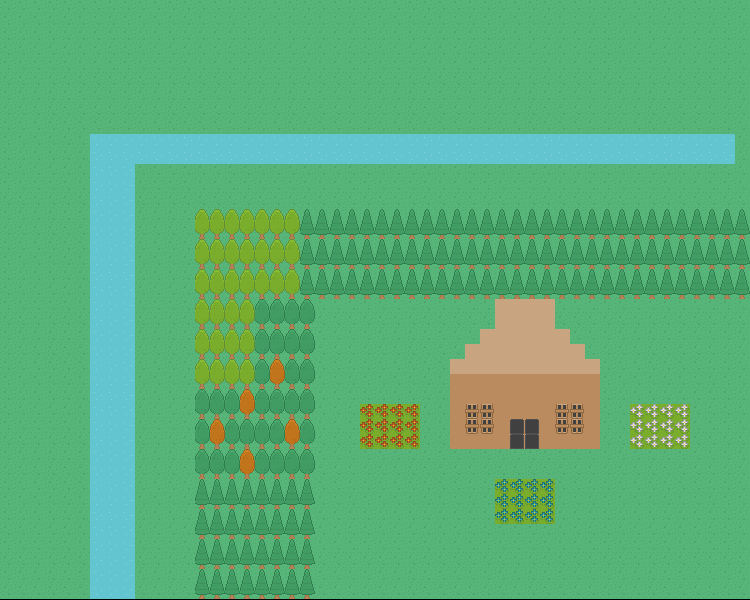

A level layout from a 2D game, rendered from its tile map. Below: a short description, then the map file with tile-grid data replaced by summaries:
An orthogonal 50x40 tile map with 15x15 px tiles, 6 tile layers (Base ground, Trees, Water, Buildings, ...).

<map version="1.10" tiledversion="1.11.2" orientation="orthogonal" renderorder="right-down" width="50" height="40" tilewidth="15" tileheight="15" infinite="0" nextlayerid="10" nextobjectid="1">
 <tileset firstgid="1" source="roguelikeSheet_transparent.tsx" />
 <layer id="1" name="Base ground" width="50" height="40">
  <data>[2000 cells, 2000 non-empty, 4 distinct tile ids]</data>
 </layer>
 <layer id="5" name="Trees" width="50" height="40">
  <data>[2000 cells, 382 non-empty, 8 distinct tile ids]</data>
 </layer>
 <layer id="6" name="Water" width="50" height="40">
  <data>[2000 cells, 173 non-empty, 1 distinct tile ids]</data>
 </layer>
 <layer id="7" name="Buildings" width="50" height="40">
  <data>[2000 cells, 82 non-empty, 2 distinct tile ids]</data>
 </layer>
 <layer id="8" name="Windows" width="50" height="40">
  <data>[2000 cells, 8 non-empty, 1 distinct tile ids]</data>
 </layer>
 <layer id="9" name="Doors" width="50" height="40">
  <data>[2000 cells, 4 non-empty, 1 distinct tile ids]</data>
 </layer>
</map>
